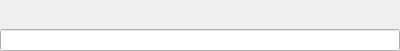
<?xml version="1.0" encoding="UTF-8"?>
<ui version="4.0">
 <class>ParameterText</class>
 <widget class="QWidget" name="ParameterText">
  <property name="geometry">
   <rect>
    <x>0</x>
    <y>0</y>
    <width>400</width>
    <height>51</height>
   </rect>
  </property>
  <property name="windowTitle">
   <string>Form</string>
  </property>
  <layout class="QVBoxLayout" name="verticalLayout">
   <property name="spacing">
    <number>0</number>
   </property>
   <property name="leftMargin">
    <number>0</number>
   </property>
   <property name="topMargin">
    <number>0</number>
   </property>
   <property name="rightMargin">
    <number>0</number>
   </property>
   <property name="bottomMargin">
    <number>0</number>
   </property>
   <item>
    <widget class="ParameterDescriptionWidget" name="descriptionWidget" native="true"/>
   </item>
   <item>
    <widget class="QLineEdit" name="lineEdit"/>
   </item>
  </layout>
 </widget>
 <customwidgets>
  <customwidget>
   <class>ParameterDescriptionWidget</class>
   <extends>QWidget</extends>
   <header>gui/parameter/ParameterVirtualWidget.h</header>
   <container>1</container>
  </customwidget>
 </customwidgets>
 <resources/>
 <connections/>
</ui>
